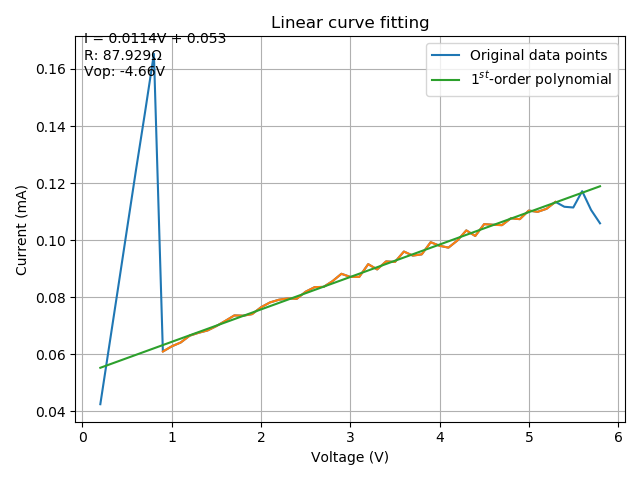

Write Python code to recreate this figure.
import matplotlib.pyplot as plt
import numpy as np
import scipy.io

# Your file location will different than this test location
mat = scipy.io.loadmat('lab_6_data.mat')
current = mat['Trace_1_GetCH1CurrentMeasurement']
voltage = mat['Trace_1_GetCH1VoltageMeasurement']
# We re-define our variables and omit the last data point
current = current[0:-1]
voltage = voltage[0:-1]
# Example: If we want to ignore the first 3 values and last 2 values
# we can use the following commands
current = current[3:-2].flatten()
voltage = voltage[3:-2].flatten()

plt.plot(voltage, current, label='Original data points')
# Perform a polyfit on the data points voltage and current
# The corresponding coefficients for a 1st order polynomial are stored in p

start_moving_index = 7
end_moving_index = 5

x = voltage[start_moving_index:-end_moving_index]
y = current[start_moving_index:-end_moving_index]

b, m = np.polynomial.polynomial.polyfit(x=x, y=y, deg=1)

plt.plot(x, y)

print(f"{m}V + {b}")
print("R:", 1 / m)
print("Vop:", -b / m)

# Plot the linear model, in (m*V)+b form
plt.plot(voltage, voltage * m + b, label='$1^{st}$-order polynomial')
plt.title('Linear curve fitting')
plt.xlabel('Voltage (V)')
plt.ylabel('Current (mA)')
plt.legend()
plt.text(.015, .95, f"I = {round(m, 4)}V + {round(b, 5)}\nR: {round(1 / m, 3)}Ω\nVop: {round(-b / m, 3)}V",
         # horizontalalignment='center',
         verticalalignment='center',
         transform=plt.gca().transAxes)
plt.tight_layout()

plt.grid('True')

plt.savefig("lab_6.png")
plt.show()
